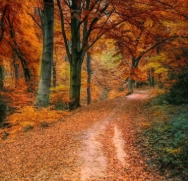
#> input picture assets/style_samples/Autumn Leaves.jpeg, 188 x 181 px
$ python -i edge_detection.py   (imports and definitions only)
#> lines starting #> are read from the running program, lines starting #| are printed output that depends on the picture; after the words box and inside, x2 and y2 are one past the last pixel; in counts of white or black regions, pixels touching at a corner belong together
"""Edge detection utilities for cartoonization workflows.

This module provides OpenCV-based edge extraction with tunable controls for:
- Canny edge detection
- Adaptive threshold edge detection
- Median blur denoising
- Edge thickness
- Sensitivity
- Original vs. edge side-by-side comparison
"""

from __future__ import annotations

from dataclasses import dataclass
from typing import Literal

import cv2
import numpy as np


EdgeMethod = Literal["canny", "adaptive"]
ImageType = Literal["portrait", "landscape", "object"]

__all__ = [
    "EdgeParams",
    "EdgeMethod",
    "ImageType",
    "OPTIMAL_SETTINGS",
    "detect_cartoon_edges",
    "detect_cartoon_edges_from_path",
    "detect_edges_adaptive",
    "detect_edges_canny",
    "compare_original_and_edges",
    "recommended_params",
    "optimal_settings_documentation",
]


@dataclass(frozen=True)
class EdgeParams:
    """Parameters for edge extraction."""

    method: EdgeMethod = "canny"
    # Canny params
    canny_low: int = 70
    canny_high: int = 140
    # Adaptive threshold params
    adaptive_block_size: int = 9
    adaptive_c: int = 2
    # Shared params
    median_blur_kernel: int = 5
    sensitivity: float = 1.0
    edge_thickness: int = 1
    invert: bool = False


OPTIMAL_SETTINGS: dict[ImageType, dict[str, object]] = {
    "portrait": {
        "method": "adaptive",
        "adaptive_block_size": 11,
        "adaptive_c": 3,
        "median_blur_kernel": 7,
        "sensitivity": 1.1,
        "edge_thickness": 1,
        "invert": False,
        "notes": "Best for soft facial contours and uneven skin lighting.",
    },
    "landscape": {
        "method": "canny",
        "canny_low": 60,
        "canny_high": 150,
        "median_blur_kernel": 5,
        "sensitivity": 1.0,
        "edge_thickness": 2,
        "invert": False,
        "notes": "Balanced for foliage, skyline, and terrain boundaries.",
    },
    "object": {
        "method": "canny",
        "canny_low": 80,
        "canny_high": 180,
        "median_blur_kernel": 5,
        "sensitivity": 0.95,
        "edge_thickness": 2,
        "invert": False,
        "notes": "Sharper outlines for products and man-made shapes.",
    },
}


def _validate_odd(value: int, minimum: int, field_name: str) -> int:
    if value < minimum:
        raise ValueError(f"{field_name} must be >= {minimum}")
    if value % 2 == 0:
        raise ValueError(f"{field_name} must be odd")
    return value


def _validate_image(image: np.ndarray) -> np.ndarray:
    if not isinstance(image, np.ndarray):
        raise TypeError("image must be a numpy array")
    if image.ndim not in (2, 3):
        raise ValueError("image must be grayscale (H,W) or color (H,W,C)")
    return image


def to_grayscale(image: np.ndarray) -> np.ndarray:
    """Convert an image to grayscale."""
    image = _validate_image(image)
    if image.ndim == 2:
        return image
    return cv2.cvtColor(image, cv2.COLOR_BGR2GRAY)


def apply_median_blur(image: np.ndarray, kernel_size: int = 5) -> np.ndarray:
    """Reduce noise before edge extraction."""
    _validate_odd(kernel_size, 3, "kernel_size")
    gray = to_grayscale(image)
    return cv2.medianBlur(gray, kernel_size)


def _apply_sensitivity_to_canny(low: int, high: int, sensitivity: float) -> tuple[int, int]:
    if sensitivity <= 0:
        raise ValueError("sensitivity must be > 0")
    # Higher sensitivity => lower thresholds => more edges detected.
    adjusted_low = max(1, int(low / sensitivity))
    adjusted_high = max(adjusted_low + 1, int(high / sensitivity))
    return adjusted_low, adjusted_high


def adjust_edge_thickness(edge_map: np.ndarray, thickness: int = 1) -> np.ndarray:
    """Increase edge thickness via dilation."""
    if thickness < 1:
        raise ValueError("thickness must be >= 1")
    if thickness == 1:
        return edge_map
    kernel = np.ones((3, 3), np.uint8)
    return cv2.dilate(edge_map, kernel, iterations=thickness - 1)


def detect_edges_canny(
    image: np.ndarray,
    low_threshold: int = 70,
    high_threshold: int = 140,
    median_blur_kernel: int = 5,
    sensitivity: float = 1.0,
    edge_thickness: int = 1,
    invert: bool = False,
) -> np.ndarray:
    """Detect edges using Canny with tunable sensitivity and thickness."""
    if low_threshold < 0 or high_threshold < 0:
        raise ValueError("Canny thresholds must be >= 0")
    if low_threshold >= high_threshold:
        raise ValueError("low_threshold must be lower than high_threshold")

    denoised = apply_median_blur(image, median_blur_kernel)
    adj_low, adj_high = _apply_sensitivity_to_canny(low_threshold, high_threshold, sensitivity)
    edges = cv2.Canny(denoised, adj_low, adj_high)
    edges = adjust_edge_thickness(edges, edge_thickness)
    if invert:
        edges = cv2.bitwise_not(edges)
    return edges


# [28 lines left out: function detect_edges_adaptive, not called in this run]


def detect_cartoon_edges(image: np.ndarray, params: EdgeParams) -> np.ndarray:
    """Dispatch edge detection by method."""
    if params.method == "canny":
        return detect_edges_canny(
            image=image,
            low_threshold=params.canny_low,
            high_threshold=params.canny_high,
            median_blur_kernel=params.median_blur_kernel,
            sensitivity=params.sensitivity,
            edge_thickness=params.edge_thickness,
            invert=params.invert,
        )
    if params.method == "adaptive":
        return detect_edges_adaptive(
            image=image,
            block_size=params.adaptive_block_size,
            c_value=params.adaptive_c,
            median_blur_kernel=params.median_blur_kernel,
            sensitivity=params.sensitivity,
            edge_thickness=params.edge_thickness,
            invert=params.invert,
        )
    raise ValueError(f"Unsupported method: {params.method}")


def detect_cartoon_edges_from_path(
    image_path: str,
    params: EdgeParams | None = None,
    image_type: ImageType = "object",
) -> np.ndarray:
    """
    Load an image from disk and return cartoon-style edge map.

    If params is omitted, recommended preset values are used for image_type.
    """
#> called with image_type = 'object'
    image = cv2.imread(image_path, cv2.IMREAD_COLOR)
#> image is the input picture: shape (181, 188, 3); mean B, G, R 41.5, 80.5, 133.2
    if image is None:
        raise ValueError(f"Could not read image from path: {image_path}")
    effective_params = params or recommended_params(image_type)
    return detect_cartoon_edges(image, effective_params)
#> in to_grayscale, `return cv2.cvtColor(image, cv2.COLOR_BGR2GRAY)`:
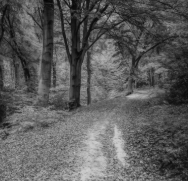
#> returned value: shape (181, 188); min 4, max 207, mean 91.8
#> in apply_median_blur, `return cv2.medianBlur(gray, kernel_size)`:
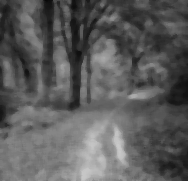
#> returned value: shape (181, 188); min 8, max 201, mean 91.7
#> in detect_edges_canny, `edges = cv2.Canny(denoised, adj_low, adj_high)`:
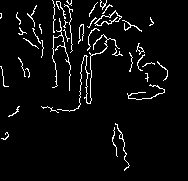
#> edges: shape (181, 188); 4.6% white in thin lines or dots, all inside (x1, y1, x2, y2) = (0, 0, 168, 171)
#> in adjust_edge_thickness, `return cv2.dilate(edge_map, kernel, iterations=thickness - 1)`:
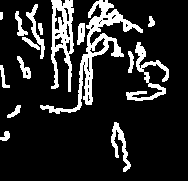
#> returned value: shape (181, 188); 15.3% white; 16 white regions, largest, box (x1, y1, x2, y2) and area: (40, 0, 143, 114) 1881, (51, 0, 74, 92) 1117, (126, 42, 169, 101) 680


# [31 lines left out: function compare_original_and_edges, not called in this run]


def recommended_params(image_type: ImageType) -> EdgeParams:
    """Recommended parameter presets from local experiments for cartoon-like edges."""
    if image_type in OPTIMAL_SETTINGS:
        selected = OPTIMAL_SETTINGS[image_type]
        return EdgeParams(
            method=selected["method"],
            canny_low=selected.get("canny_low", 70),
            canny_high=selected.get("canny_high", 140),
            adaptive_block_size=selected.get("adaptive_block_size", 9),
            adaptive_c=selected.get("adaptive_c", 2),
            median_blur_kernel=selected.get("median_blur_kernel", 5),
            sensitivity=selected.get("sensitivity", 1.0),
            edge_thickness=selected.get("edge_thickness", 1),
            invert=selected.get("invert", False),
        )
    raise ValueError(f"Unsupported image_type: {image_type}")


def optimal_settings_documentation() -> dict[ImageType, dict[str, object]]:
    """Return documented optimal settings and notes by image type."""
    return {key: dict(value) for key, value in OPTIMAL_SETTINGS.items()}

>>> result = detect_cartoon_edges_from_path('../assets/style_samples/Autumn Leaves.jpeg')

$ run again, on assets/style_samples/Bokeh.jpeg
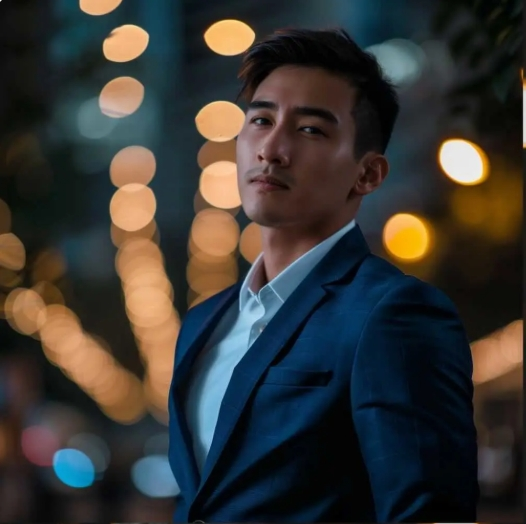
#> input picture assets/style_samples/Bokeh.jpeg, 526 x 524 px
#> in detect_cartoon_edges_from_path, image is the input picture: shape (524, 526, 3); mean B, G, R 51.4, 54.2, 55.2
#> in detect_edges_canny, `edges = cv2.Canny(denoised, adj_low, adj_high)`:
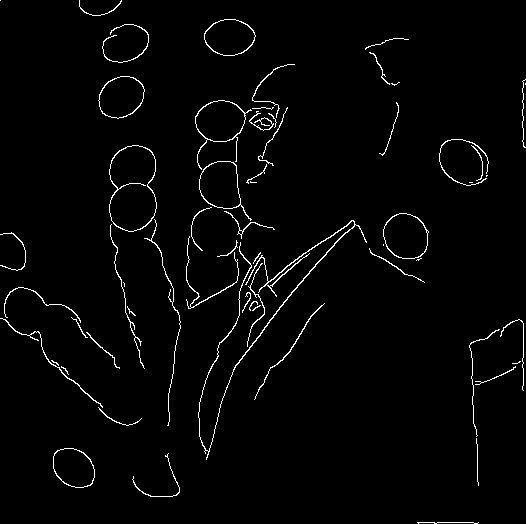
#> edges: shape (524, 526); 2.2% white in thin lines or dots
#> in adjust_edge_thickness, `return cv2.dilate(edge_map, kernel, iterations=thickness - 1)`:
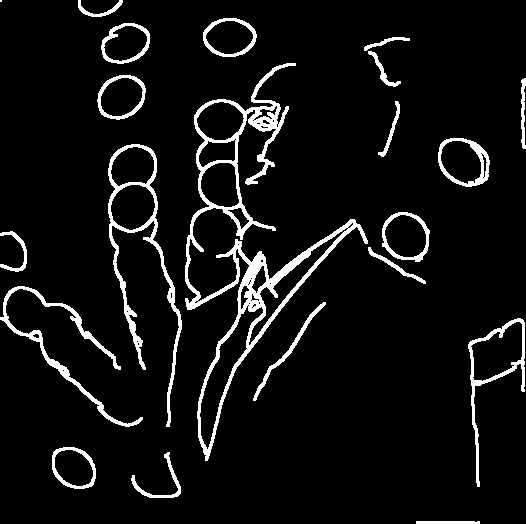
#> returned value: shape (524, 526); 6.9% white; 21 white regions (1 under 20 px), largest, box (x1, y1, x2, y2) and area: (185, 63, 368, 461) 7624, (108, 144, 182, 427) 2497, (0, 286, 143, 427) 1667
